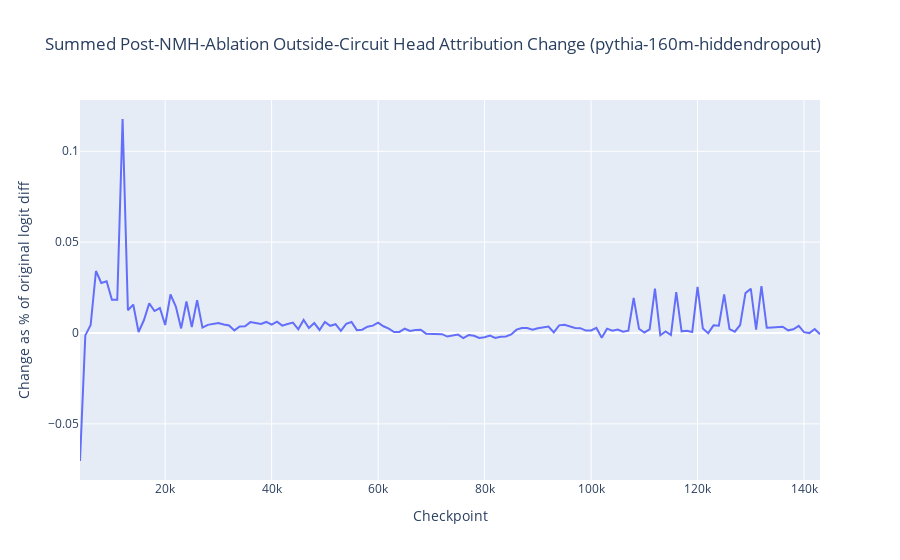

The cell this chart's notebook holds for it:
### Code cell
# plot summed_outside_circuit_head_deltas
fig = px.line(
    x=list(summed_outside_circuit_head_deltas.keys()), 
    y=list(summed_outside_circuit_head_deltas.values()), 
    title=f"Summed Post-NMH-Ablation Outside-Circuit Head Attribution Change ({MODEL_TO_VIEW})",
    labels={'x': 'Checkpoint', 'y': 'Change as % of original logit diff'} 
)
fig.show()

### Figure 1 — Plotly figure (JSON) as saved in the notebook; plotly's stock layout.template omitted (floating-point values rounded to 4 significant figures; data arrays with more than 128 entries replaced by an {"elided": "..."} marker saying what was removed)
{"data": [{"hovertemplate": "Checkpoint=%{x}<br>Change as % of original logit diff=%{y}<extra></extra>", "legendgroup": "", "line": {"color": "#636efa", "dash": "solid"}, "marker": {"symbol": "circle"}, "mode": "lines", "name": "", "orientation": "v", "showlegend": false, "type": "scatter", "x": {"elided": "140 int values"}, "xaxis": "x", "y": {"elided": "140 float values"}, "yaxis": "y"}], "layout": {"legend": {"tracegroupgap": 0}, "title": {"text": "Summed Post-NMH-Ablation Outside-Circuit Head Attribution Change (pythia-160m-hiddendropout)"}, "xaxis": {"anchor": "y", "domain": [0, 1], "title": {"text": "Checkpoint"}}, "yaxis": {"anchor": "x", "domain": [0, 1], "title": {"text": "Change as % of original logit diff"}}}}
